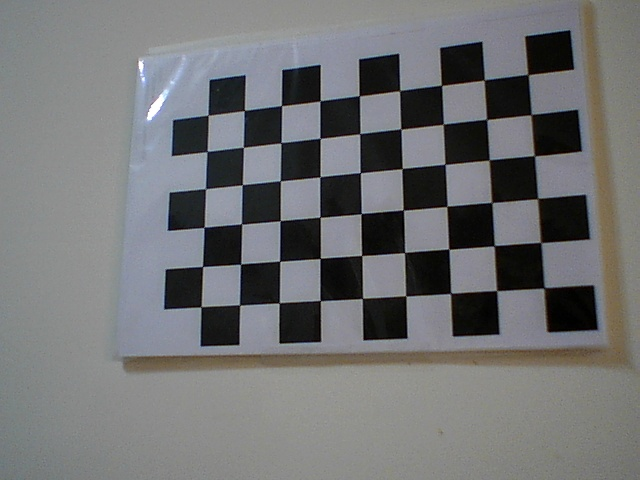
#> input picture sahovskaploca/0.jpg, 640 x 480 px; its folder holds only this picture in this run
$ jupyter execute --allow-errors kalibracija.ipynb
#> lines starting #> are read from the running program, lines starting #| are printed output that depends on the picture; after the words box and inside, x2 and y2 are one past the last pixel; in counts of white or black regions, pixels touching at a corner belong together; long printed decimals are rounded
[cell 1]
import numpy as np
import cv2 as cv
import glob
import yaml
import os
from matplotlib import pyplot as plt
# Broj unutrašnjih uglova po X i Y osi na šahovskoj tabli
broj_uglova_x = 9
broj_uglova_y = 6

# Putanja do foldera sa slikama za kalibraciju i file u kojem će se pohraniti rezultati
slike_sahovske_ploce = "sahovskaploca"
izlazni_yaml_fajl = "kamera_kalibracija.yaml"

# Kriterij za poboljšanje preciznosti detekcije uglova
kriterij = (cv.TERM_CRITERIA_EPS + cv.TERM_CRITERIA_MAX_ITER, 30, 0.001)

# Priprema 3D tačaka šahovske table
tacke_3d = np.zeros((broj_uglova_x * broj_uglova_y, 3), np.float32)
tacke_3d[:, :2] = np.mgrid[0:broj_uglova_x, 0:broj_uglova_y].T.reshape(-1, 2)

# Liste za 3D tačke u prostoru i 2D tačke na slici
lista_tacaka_3d = []
lista_tacaka_2d = []

# Učitavanje svih slika iz foldera
putanje_slika = glob.glob(os.path.join(slike_sahovske_ploce, '*.jpg'))

for putanja in putanje_slika:
    slika = cv.imread(putanja)
#> slika is the input picture: shape (480, 640, 3); mean B, G, R 115.7, 114.4, 113.4
    siva_slika = cv.cvtColor(slika, cv.COLOR_BGR2GRAY)
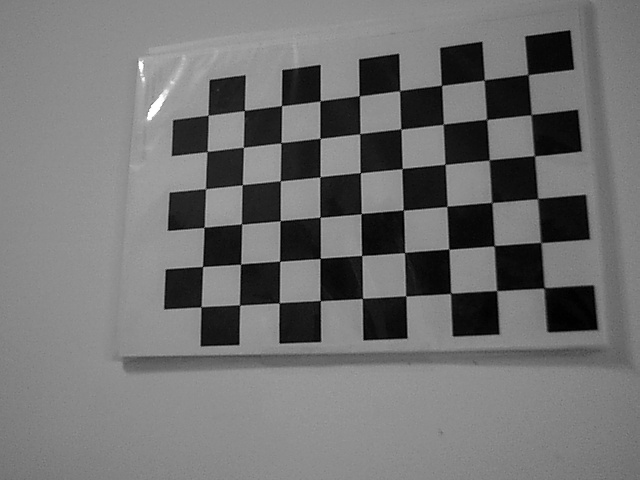
#> siva_slika: shape (480, 640); min 0, max 255, mean 114.3

    uspjeh, uglovi = cv.findChessboardCorners(siva_slika, (broj_uglova_x, broj_uglova_y), None)
#> uspjeh = True; uglovi = 54 rows, first 8: [544.4, 288], [495.6, 289.7], [449.6, 294.2], [405.7, 295.9], [362.9, 297.8], [320, 300.4], [279.1, 302.8], [239.5, 305]

    if uspjeh: #uglovi su pronadjeni
        lista_tacaka_3d.append(tacke_3d)
        precizni_uglovi = cv.cornerSubPix(siva_slika, uglovi, (11, 11), (-1, -1), kriterij)
#> precizni_uglovi = 54 rows, first 8: [544.2, 287.9], [496.7, 290.6], [450.6, 293.4], [405.8, 295.9], [362.5, 298.4], [320.2, 300.6], [279.2, 302.8], [239.6, 304.9]
        lista_tacaka_2d.append(precizni_uglovi)

        cv.drawChessboardCorners(slika, (broj_uglova_x, broj_uglova_y), precizni_uglovi, uspjeh)
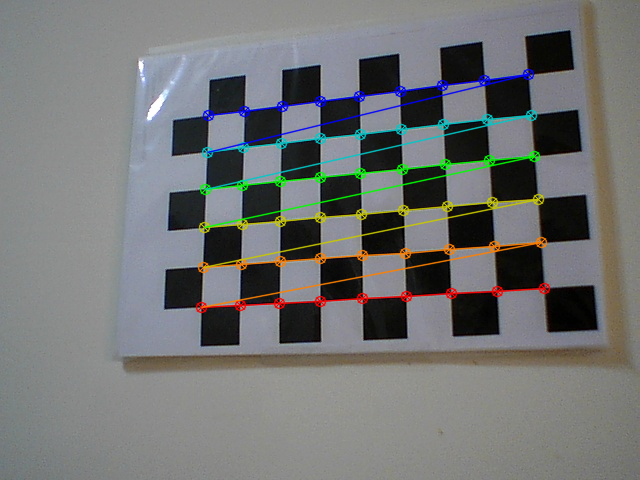
#> slika: shape (480, 640, 3); 4.9% of pixels changed, all inside (x1, y1, x2, y2) = (195, 68, 551, 314)
        cv.imshow('slika', slika)
        cv.waitKey(500)
    else:
        print(f'Nije pronađena šahovska ploča u slici: {putanja}')

cv.destroyAllWindows()

# Kalibracija kamere
uspjeh, matrica_kamere, koef_distorzije, rotacije, translacije = cv.calibrateCamera(
    lista_tacaka_3d, lista_tacaka_2d, siva_slika.shape[::-1], None, None)
#> uspjeh = 0.198; matrica_kamere = [[830.4, 0, 164.6], [0, 903.2, 302.5], [0, 0, 1]]; koef_distorzije = [[-0.249, 0.535, -0.00988, 0.029, -0.879]]; rotacije = ([0.523, 0.446, 3.07],); translacije = ([8.49, -0.269, 18.63],)

print("Matrica kamere (K):\n", matrica_kamere)
#| Matrica kamere (K):
#|  [[830.355   0.         164.618]
#|  [  0.         903.189 302.483]
#|  [  0.           0.           1.        ]]
print("Koeficijenti distorzije:\n", koef_distorzije)
#| Koeficijenti distorzije:
#|  [[-0.2495  0.5345 -0.009877  0.02904  -0.8791]]

# Izračunavanje srednje greške reprojekcije
srednja_greska = 0
for i in range(len(lista_tacaka_3d)):
    projektovane_tacke, _ = cv.projectPoints(
        lista_tacaka_3d[i], rotacije[i], translacije[i], matrica_kamere, koef_distorzije)

    greska = cv.norm(lista_tacaka_2d[i], projektovane_tacke, cv.NORM_L2) / len(projektovane_tacke)
    srednja_greska += greska
#> this loop made 1 pass
#> (greska, srednja_greska) on pass 1: (0.0269, 0.0269)
#> after the loop, srednja_greska = 0.0269

print("Srednja reprojekcijska greška:", srednja_greska / len(lista_tacaka_3d))
#| Srednja reprojekcijska greška: 0.02695

rezultati = {
    'matrica_kamere': matrica_kamere.tolist(),
    'koeficijenti_distorzije': koef_distorzije.tolist()
}
#> rezultati = {'matrica_kamere': [[830.4, 0, 164.6], [0, 903.2, 302.5], [0, 0, 1]], 'koeficijenti_distorzije': [[-0.249, 0.535, -0.00988, 0.029, -0.879]]}

with open(izlazni_yaml_fajl, "w") as f:
    yaml.dump(rezultati, f)

print(f"Rezultati kalibracije sačuvani su u fajl: {izlazni_yaml_fajl}")

[cell 2]
img1 = cv.imread('zgrada2.png', cv.IMREAD_GRAYSCALE)
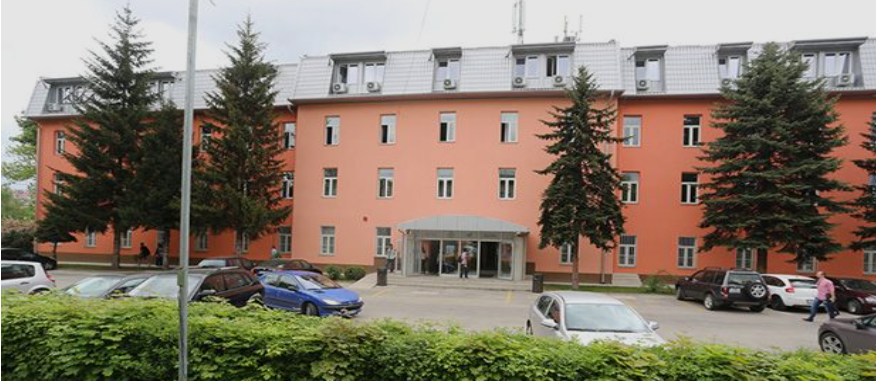
#> input picture zgrada2.png, 876 x 381 px
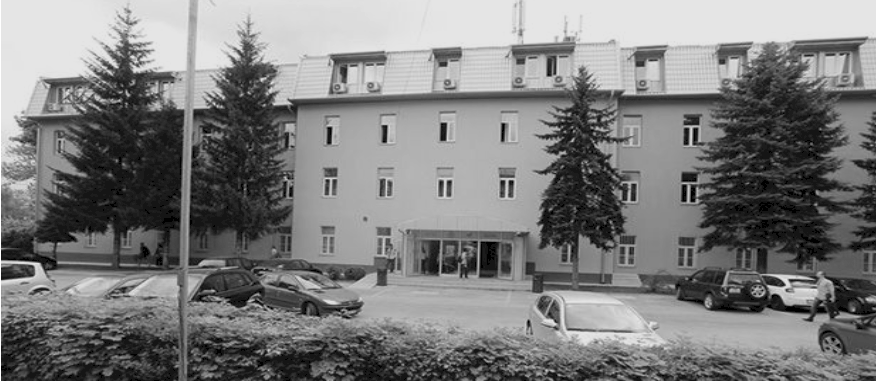
#> img1: shape (381, 876); min 0, max 255, mean 124.7
img2 = cv.imread('zgrada1.png', cv.IMREAD_GRAYSCALE)
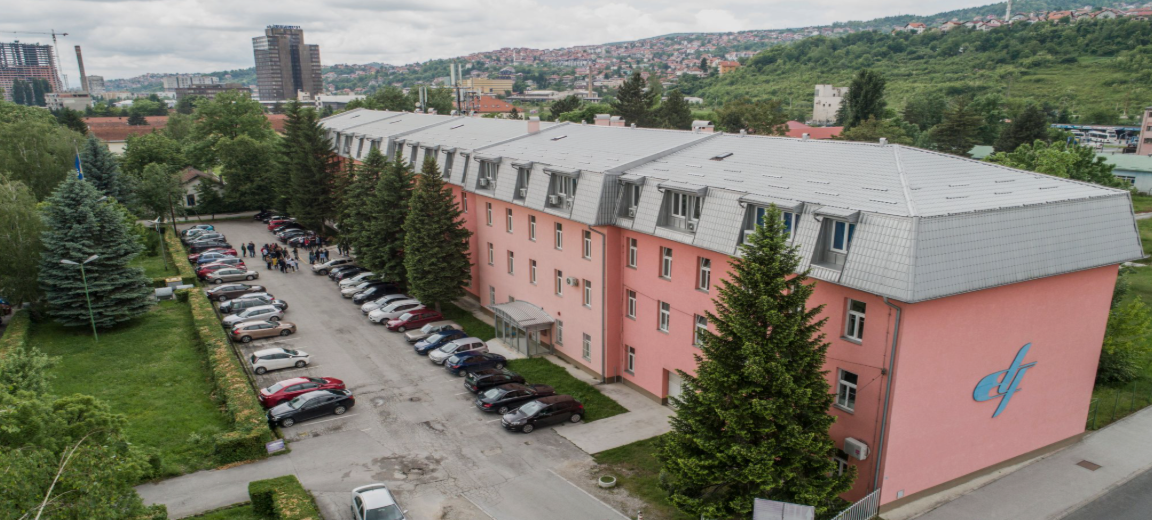
#> input picture zgrada1.png, 1152 x 520 px
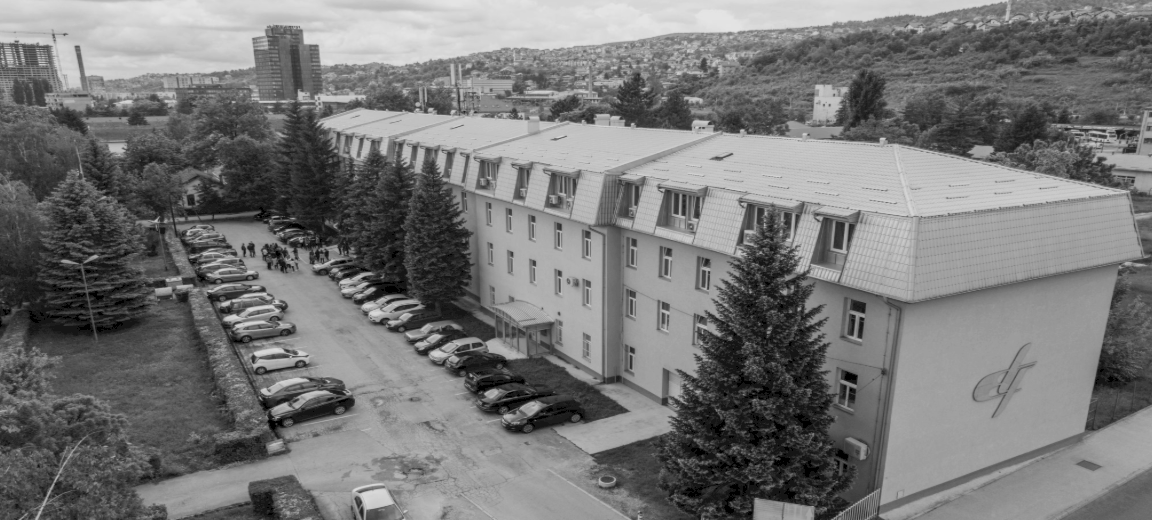
#> img2: shape (520, 1152); min 0, max 229, mean 119.2
img3 = cv.imread('zgrada3.png', cv.IMREAD_GRAYSCALE)
# Initiate ORB detector
orb = cv.ORB_create(nfeatures=2000)
# find the keypoints with ORB
kp1 = orb.detect(img1,None)
#> kp1 = 2000 keypoints; strongest (x, y, size): (510, 181, 37.2), (783, 284, 31), (690, 130, 44.6), (330, 128, 31)
kp2 = orb.detect(img2,None)
#> kp2 = 2000 keypoints; strongest (x, y, size): (253, 356, 31), (485, 393, 31), (861, 318, 31), (682, 214, 31)
kp3 = orb.detect(img3,None)
#> kp3 = ()
# compute the descriptors with ORB
kp1, des1 = orb.compute(img1, kp1)
kp2, des2 = orb.compute(img2, kp2)
kp3, des3 = orb.compute(img3, kp3)
# draw only keypoints location,not size and orientation
img1_2 = cv.drawKeypoints(img1, kp1, None, color=(0,255,0), flags=0)
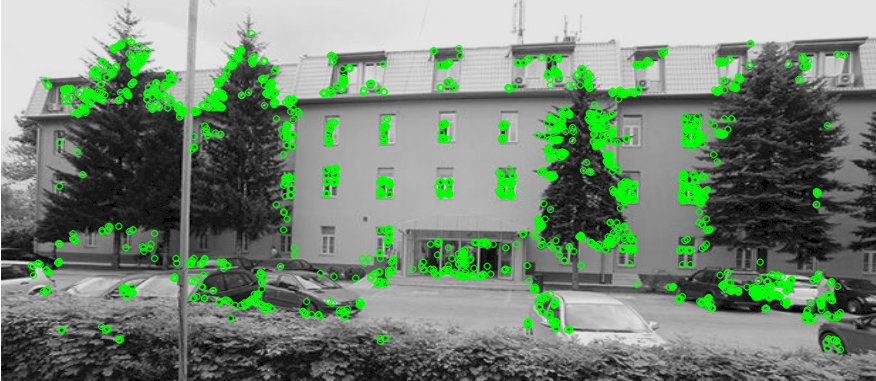
#> img1_2: shape (381, 876, 3); mean of channels 0, 1, 2 116.8, 135.5, 116.8; drawn as B, G, R
img2_2 = cv.drawKeypoints(img2, kp2, None, color=(0,255,0), flags=0)
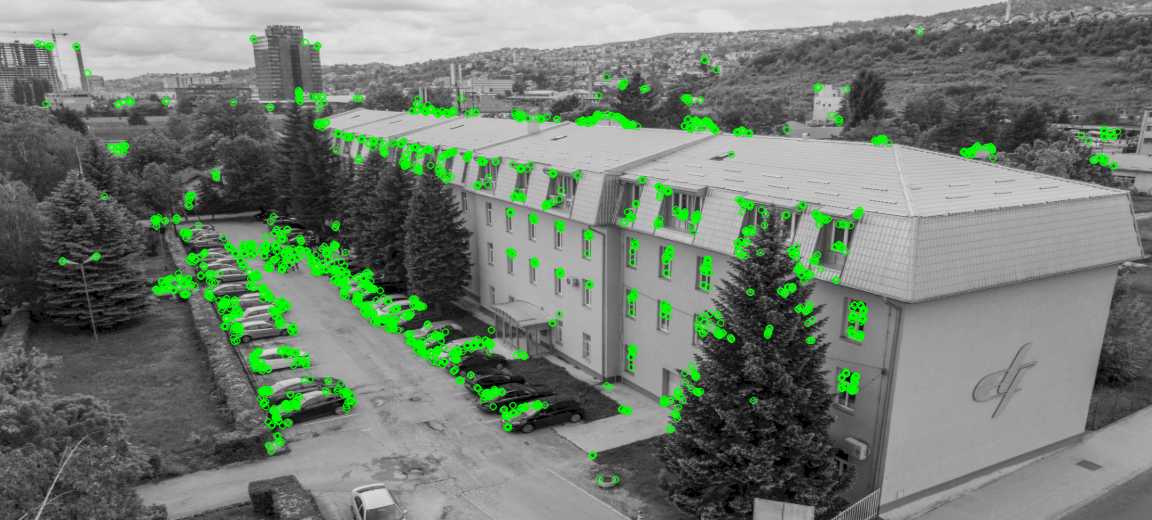
#> img2_2: shape (520, 1152, 3); mean of channels 0, 1, 2 114.8, 125, 114.8; drawn as B, G, R
#> (the rest of this cell did not finish here and is left out)

[cell 3]
mask1 = np.zeros_like(img1, dtype=np.uint8)
mask3 = np.zeros_like(img3, dtype=np.uint8)
#> mask3 = 0

# Ovdje upiši okvir zgrade za svaku sliku
mask1[50:300, 100:800] = 255  # (y1:y2, x1:x2) – za img1
#> (the rest of this cell did not finish here and is left out)
